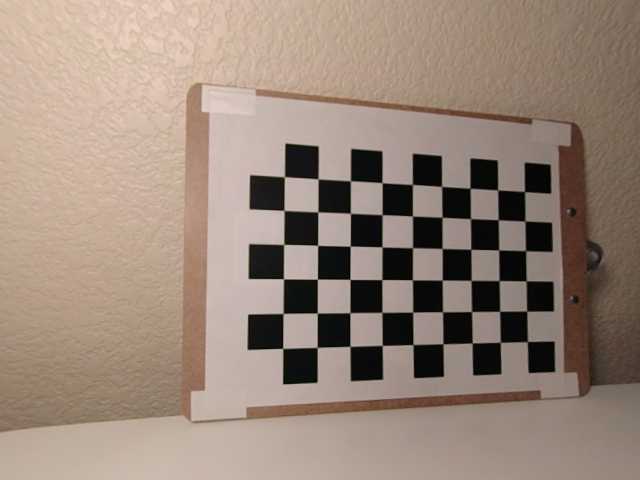
#> input picture Hesham/Calibration_Depth/output/task_2/0_undistort_left_images_0.png, 640 x 480 px; its folder holds 2 pictures in this run
$ jupyter execute --allow-errors Untitled.ipynb   (older library calls are emulated)
#> lines starting #> are read from the running program, lines starting #| are printed output that depends on the picture
### Hesham/Calibration_Depth/Code/Task1/features.py
import cv2
import numpy as np


def findAndDescribeFeatures(image, opt="ORB"):
    """find and describe features of @image,
        if opt='SURF', SURF algorithm is used.
        if opt='SIFT', SIFT algorithm is used.
        if opt='ORB', ORB algorithm is used.
        @Return keypoints and features of img"""
    # Getting gray image
    grayImage = cv2.cvtColor(image, cv2.COLOR_BGR2GRAY)

    if opt == "SURF":
        md = cv2.xfeatures2d.SURF_create()
    if opt == "ORB":
        md = cv2.ORB_create(nfeatures=3000)
    if opt == "SIFT":
        md = cv2.xfeatures2d.SIFT_create()
    # Find interest points and Computing features.
    keypoints, features = md.detectAndCompute(grayImage, None)
    # Converting keypoints to numbers.
    # keypoints = np.float32(keypoints)
    features = np.float32(features)
    return keypoints, features


def matchFeatures(featuresA, featuresB, ratio=0.75, opt="FB"):
    """matching features beetween 2 @features.
         If opt='FB', FlannBased algorithm is used.
         If opt='BF', BruteForce algorithm is used.
         @ratio is the Lowe's ratio test.
         @return matches"""
    if opt == "BF":
        featureMatcher = cv2.DescriptorMatcher_create("BruteForce")
    if opt == "FB":
        # featureMatcher = cv2.DescriptorMatcher_create("FlannBased")
        FLANN_INDEX_KDTREE = 0
        index_params = dict(algorithm=FLANN_INDEX_KDTREE, trees=5)
        search_params = dict(checks=50)
        featureMatcher = cv2.FlannBasedMatcher(index_params, search_params)

    # performs k-NN matching between the two feature vector sets using k=2
    # (indicating the top two matches for each feature vector are returned).
    matches = featureMatcher.knnMatch(featuresA, featuresB, k=2)

    # store all the good matches as per Lowe's ratio test.
    good = []
    for m, n in matches:
        if m.distance < ratio * n.distance:
            good.append(m)
    if len(good) > 4:
        return good
    raise Exception("Not enought matches")


def generateHomography(src_img, dst_img, ransacRep=5.0):
    """@Return Homography matrix, @param src_img is the image which is warped by homography,
        @param dst_img is the image which is choosing as pivot, @param ratio is the David Lowe’s ratio,
        @param ransacRep is the maximum pixel “wiggle room” allowed by the RANSAC algorithm
        """

    src_kp, src_features = findAndDescribeFeatures(src_img)
    dst_kp, dst_features = findAndDescribeFeatures(dst_img)

    good = matchFeatures(src_features, dst_features)

    src_points = np.float32([src_kp[m.queryIdx].pt for m in good]).reshape(-1, 1, 2)
    dst_points = np.float32([dst_kp[m.trainIdx].pt for m in good]).reshape(-1, 1, 2)

    H, mask = cv2.findHomography(src_points, dst_points, cv2.RANSAC, ransacRep)
    matchesMask = mask.ravel().tolist()
    return H, matchesMask


def drawKeypoints(img, kp):
    img1 = img
    cv2.drawKeypoints(img, kp, img1, flags=cv2.DRAW_MATCHES_FLAGS_DRAW_RICH_KEYPOINTS)
    return img1


# [10 lines left out: function drawMatches, not called in this run]

### Hesham/Calibration_Depth/Code/Task1/stitch.py
import cv2
import numpy as np
import features


def blendingMask(height, width, barrier, smoothing_window, left_biased=True):
    assert barrier < width
    mask = np.zeros((height, width))

    offset = int(smoothing_window / 2)
    try:
        if left_biased:
            mask[:, barrier - offset : barrier + offset + 1] = np.tile(
                np.linspace(1, 0, 2 * offset + 1).T, (height, 1)
            )
            mask[:, : barrier - offset] = 1
        else:
            mask[:, barrier - offset : barrier + offset + 1] = np.tile(
                np.linspace(0, 1, 2 * offset + 1).T, (height, 1)
            )
            mask[:, barrier + offset :] = 1
    except BaseException:
        if left_biased:
            mask[:, barrier - offset : barrier + offset + 1] = np.tile(
                np.linspace(1, 0, 2 * offset).T, (height, 1)
            )
            mask[:, : barrier - offset] = 1
        else:
            mask[:, barrier - offset : barrier + offset + 1] = np.tile(
                np.linspace(0, 1, 2 * offset).T, (height, 1)
            )
            mask[:, barrier + offset :] = 1

    return cv2.merge([mask, mask, mask])


def panoramaBlending(dst_img_rz, src_img_warped, width_dst, side, showstep=False):
    """Given two aligned images @dst_img and @src_img_warped, and the @width_dst is width of dst_img
    before resize, that indicates where there is the discontinuity between the images,
    this function produce a smoothed transient in the overlapping.
    @smoothing_window is a parameter that determines the width of the transient
    left_biased is a flag that determines whether it is masked the left image,
    or the right one"""

    h, w, _ = dst_img_rz.shape
    smoothing_window = int(width_dst / 8)
    barrier = width_dst - int(smoothing_window / 2)
    mask1 = blendingMask(
        h, w, barrier, smoothing_window=smoothing_window, left_biased=True
    )
    mask2 = blendingMask(
        h, w, barrier, smoothing_window=smoothing_window, left_biased=False
    )

    if showstep:
        nonblend = src_img_warped + dst_img_rz
    else:
        nonblend = None
        leftside = None
        rightside = None

    if side == "left":
        dst_img_rz = cv2.flip(dst_img_rz, 1)
        src_img_warped = cv2.flip(src_img_warped, 1)
        dst_img_rz = dst_img_rz * mask1
        src_img_warped = src_img_warped * mask2
        pano = src_img_warped + dst_img_rz
        pano = cv2.flip(pano, 1)
        if showstep:
            leftside = cv2.flip(src_img_warped, 1)
            rightside = cv2.flip(dst_img_rz, 1)
    else:
        dst_img_rz = dst_img_rz * mask1
        src_img_warped = src_img_warped * mask2
        pano = src_img_warped + dst_img_rz
        if showstep:
            leftside = dst_img_rz
            rightside = src_img_warped

    return pano, nonblend, leftside, rightside


def warpTwoImages(src_img, dst_img, showstep=False):

    # generate Homography matrix
    H, _ = features.generateHomography(src_img, dst_img)

    # get height and width of two images
    height_src, width_src = src_img.shape[:2]
    height_dst, width_dst = dst_img.shape[:2]

    # extract conners of two images: top-left, bottom-left, bottom-right, top-right
    pts1 = np.float32(
        [[0, 0], [0, height_src], [width_src, height_src], [width_src, 0]]
    ).reshape(-1, 1, 2)
    pts2 = np.float32(
        [[0, 0], [0, height_dst], [width_dst, height_dst], [width_dst, 0]]
    ).reshape(-1, 1, 2)

    try:
        # aply homography to conners of src_img
        pts1_ = cv2.perspectiveTransform(pts1, H)
        pts = np.concatenate((pts1_, pts2), axis=0)

        # find max min of x,y coordinate
        [xmin, ymin] = np.int64(pts.min(axis=0).ravel() - 0.5)
        [_, ymax] = np.int64(pts.max(axis=0).ravel() + 0.5)
        t = [-xmin, -ymin]

        # top left point of image which apply homography matrix, which has x coordinate < 0, has side=left
        # otherwise side=right
        # source image is merged to the left side or right side of destination image
        if pts[0][0][0] < 0:
            side = "left"
            width_pano = width_dst + t[0]
        else:
            width_pano = int(pts1_[3][0][0])
            side = "right"
        height_pano = ymax - ymin

        # Translation
        # https://stackoverflow.com/a/20355545
        Ht = np.array([[1, 0, t[0]], [0, 1, t[1]], [0, 0, 1]])
        src_img_warped = cv2.warpPerspective(
            src_img, Ht.dot(H), (width_pano, height_pano)
        )
        # generating size of dst_img_rz which has the same size as src_img_warped
        dst_img_rz = np.zeros((height_pano, width_pano, 3))
        if side == "left":
            dst_img_rz[t[1] : height_src + t[1], t[0] : width_dst + t[0]] = dst_img
        else:
            dst_img_rz[t[1] : height_src + t[1], :width_dst] = dst_img

        # blending panorama
        pano, nonblend, leftside, rightside = panoramaBlending(
            dst_img_rz, src_img_warped, width_dst, side, showstep=showstep
        )

        # croping black region
        pano = crop(pano, height_dst, pts)
        return pano, nonblend, leftside, rightside
    except BaseException:
        raise Exception("Please try again with another image set!")


# [30 lines left out: function multiStitching, not called in this run]


def crop(panorama, h_dst, conners):
    """crop panorama based on destination.
    @param panorama is the panorama
    @param h_dst is the hight of destination image
    @param conner is the tuple which containing 4 conners of warped image and
    4 conners of destination image"""
    # find max min of x,y coordinate
    [xmin, ymin] = np.int32(conners.min(axis=0).ravel() - 0.5)
    t = [-xmin, -ymin]
    conners = conners.astype(int)

    # conners[0][0][0] is the X coordinate of top-left point of warped image
    # If it has value<0, warp image is merged to the left side of destination image
    # otherwise is merged to the right side of destination image
    if conners[0][0][0] < 0:
        n = abs(-conners[1][0][0] + conners[0][0][0])
        panorama = panorama[t[1] : h_dst + t[1], n:, :]
    else:
        if conners[2][0][0] < conners[3][0][0]:
            panorama = panorama[t[1] : h_dst + t[1], 0 : conners[2][0][0], :]
        else:
            panorama = panorama[t[1] : h_dst + t[1], 0 : conners[3][0][0], :]
    return panorama

### Hesham/Calibration_Depth/Code/Task1/Untitled.ipynb
[cell 1]
import os
import glob
import cv2
import numpy as np
import matplotlib.pyplot as plt

def load(left_right):

    # Step (1): Load the images
    img = cv2.imread("../../images/task_1/"+left_right+"_2.png")

    criteria = (cv2.TERM_CRITERIA_EPS + cv2.TERM_CRITERIA_MAX_ITER, 30, 0.001)

    object_points=[] # world frame points
    image_points=[]  # image in pixels points

    obpoints = np.zeros((6*9,3), np.float32)
    obpoints[:,:2] = np.mgrid[0:9,0:6].T.reshape(-1,2)

    gray = cv2.cvtColor(img, cv2.COLOR_BGR2GRAY)

    # Step (2): Extract 3D-to-2D point correspondences
    ret, corners = cv2.findChessboardCorners(gray, (9,6),None)

    if ret == True :
        mod_corners = cv2.cornerSubPix(gray,corners,(11, 11),(-1,-1),criteria)

        object_points.append(obpoints)
        image_points.append(mod_corners)

        cv2.drawChessboardCorners(img, (9,6), corners,ret)

    # Step (3): Calculate camera parameters

    ret, mtx, dist, Rvecs, Tvecs = cv2.calibrateCamera(object_points, image_points, gray.shape[::-1],None,None)
    h,  w = img.shape[:2]
    newcameramtx, roi=cv2.getOptimalNewCameraMatrix(mtx,dist,(w,h),1,(w,h))

    # Undistort
    dst = cv2.undistort(img, mtx, dist, None, mtx)

    # Crop
    path = "../../output/task_1/"
    cv2.imwrite(path+'calibresult.png',dst)

    # Step (4): Check the calibration results

    mapx,mapy = cv2.initUndistortRectifyMap(mtx,dist,None,mtx,(w,h),5)
    dst = cv2.remap(img,mapx,mapy,cv2.INTER_LINEAR)

    # Step (5): Save the parameters to a file
    parameter_path = "../../parameters"
    cv2.imwrite(os.path.join(path,left_right+"_calibresult.png"), dst)
    camera_parameters = cv2.FileStorage(os.path.join(parameter_path,left_right+"_camera_parameters.xml"),
                                        cv2.FILE_STORAGE_WRITE)

    camera_parameters.write(left_right+"_intrinsic_parameters", mtx)
    camera_parameters.write(left_right+"_distortion_coefficients", dist)
    camera_parameters.release()
    plt.imshow(dst)
    plt.show()


#> (the rest of this cell did not finish here and is left out)

#> (a cell that did not finish here is left out)

[cell 3]
# Task 2: Stereo calibration and rectification

import matplotlib.pyplot as plt
import numpy as np
from mpl_toolkits import mplot3d

def extract(left_right):
    criteria = (cv2.TERM_CRITERIA_EPS + cv2.TERM_CRITERIA_MAX_ITER, 30, 0.001)
    # Step (1): Load the images
    images = [file for file in sorted(glob.glob("../../images/task_2/"+left_right+"_1.png"))]
    object_points=[]
    image_points=[]
    objp = np.zeros((6*9,3), np.float32)
    objp[:,:2] = np.mgrid[0:9,0:6].T.reshape(-1,2)
    for image in images:
        img = cv2.imread(image)
        gray = cv2.cvtColor(img, cv2.COLOR_BGR2GRAY)
        # Step (2): Extract 3D-to-2D point correspondences
        ret, corners = cv2.findChessboardCorners(gray, (9,6),None)
        if ret == True :
            mod_corners = cv2.cornerSubPix(gray,corners,(11, 11),(-1,-1),criteria)
            object_points.append(objp)
            image_points.append(mod_corners)
            img = cv2.drawChessboardCorners(img, (9,6), corners,ret)
    return gray.shape[::-1], object_points, image_points

def stereo_calibrate():

    stereocalib_criteria = (cv2.TERM_CRITERIA_MAX_ITER + cv2.TERM_CRITERIA_EPS, 100, 1e-5)

    left_camera_parameters = cv2.FileStorage("../../parameters/left_camera_parameters.xml", cv2.FILE_STORAGE_READ)
    temp_left_intrinsic_parameters = left_camera_parameters.getNode("left_intrinsic_parameters").mat()
    temp_left_distortion_coefficients = left_camera_parameters.getNode("left_distortion_coefficients").mat()
    left_camera_parameters.release()

    right_camera_parameters = cv2.FileStorage("../../parameters/right_camera_parameters.xml", cv2.FILE_STORAGE_READ)
    temp_right_intrinsic_parameters = right_camera_parameters.getNode("right_intrinsic_parameters").mat()
    temp_right_distortion_coefficients = right_camera_parameters.getNode("right_distortion_coefficients").mat()
    right_camera_parameters.release()

    image_size, object_points, left_image_points = extract("left")
    _, _, right_image_points = extract("right")

    # Step (3): Calibrate the stereo camera
    ret, left_intrinsic_parameters, left_distortion_coefficients, right_intrinsic_parameters, right_distortion_coefficients, R, T, E, F = cv2.stereoCalibrate(
        object_points, left_image_points, right_image_points, temp_left_intrinsic_parameters,
        temp_left_distortion_coefficients, temp_right_intrinsic_parameters,
        temp_right_distortion_coefficients, image_size, criteria=stereocalib_criteria)

    parameter_path = "../../parameters"
    stereo_parameters = cv2.FileStorage(os.path.join(parameter_path,"stereo_parameters.xml"), cv2.FILE_STORAGE_WRITE)
    stereo_parameters.write("left_intrinsic_parameters", left_intrinsic_parameters)
    stereo_parameters.write("left_distortion_coefficients", left_distortion_coefficients)
    stereo_parameters.write("right_intrinsic_parameters", right_intrinsic_parameters)
    stereo_parameters.write("right_distortion_coefficients", right_distortion_coefficients)
    stereo_parameters.write("R", R)
    stereo_parameters.write("T", T)
    stereo_parameters.write("E", E)
    stereo_parameters.write("F", F)
    stereo_parameters.release()\

    # Inverted pyramid:
    f = 2
    tan_x = 1
    tan_y = 1
    R_prime = np.identity(3)
    t_prime = np.zeros((3, 1))
    cam_center_local_left = np.asarray([
       [0, 0, 0],      [tan_x, tan_y, 2],
       [tan_x, -tan_y, 2],     [0, 0, 0],      [tan_x, -tan_y, 2],
       [-tan_x, -tan_y, 2],    [0, 0, 0],      [-tan_x, -tan_y, 2],
       [-tan_x, tan_y, 2],     [0, 0, 0],      [-tan_x, tan_y, 2],
       [tan_x, tan_y, 2],      [0, 0, 0]
       ]).T
    cam_center_local_right = np.asarray([
       [1.5, 0, 0],      [tan_x+1.5, tan_y+1.5, 2],
       [tan_x+1.5, -tan_y+1.5, 2],     [1.5, 0, 0],      [tan_x+1.5, -tan_y+1.5, 2],
       [-tan_x+1.5, -tan_y+1.5, 2],    [1.5, 0, 0],      [-tan_x+1.5, -tan_y+1.5, 2],
       [-tan_x+1.5, tan_y+1.5, 2],     [1.5, 0, 0],      [-tan_x+1.5, tan_y+1.5, 2],
       [tan_x+1.5, tan_y+1.5, 2],      [1.5, 0, 0]
       ]).T
    cam_center_local_left *= f
    cam_center_local_right *= f
    cam_center_left = np.matmul(R_prime, cam_center_local_left) + t_prime
    cam_center_right = np.matmul(R_prime, cam_center_local_right) + t_prime

    undistorted_left_image_points = cv2.undistortPoints(np.reshape(left_image_points, (54, 1, 2)),
                                                  left_intrinsic_parameters, left_distortion_coefficients)

    undistorted_right_image_points = cv2.undistortPoints(np.reshape(right_image_points, (54, 1, 2)),
                                                   right_intrinsic_parameters, right_distortion_coefficients)

    normalized_undistorted_left = np.transpose(np.reshape((undistorted_left_image_points), (54, 2)))
    normalized_undistorted_right = np.transpose(np.reshape((undistorted_right_image_points), (54, 2)))
    P_0 = np.concatenate((np.identity(3),  np.zeros((3, 1))), axis=1)
    P_1 = np.concatenate((R, T), axis=1)

    # Step (4): Check Calibration results

    points_4d = cv2.triangulatePoints(P_0, P_1, normalized_undistorted_left, normalized_undistorted_right)
    points_3d=np.divide(points_4d[:3],points_4d[3])
    fig = plt.figure()
    ax = plt.axes(projection="3d")
    x_line = points_3d[0]
    y_line = points_3d[1]
    z_line = points_3d[2]
    ax.scatter(x_line, y_line, z_line, c=y_line, cmap='jet')
    ax.plot(cam_center_left[0, :], cam_center_left[1, :], cam_center_left[2, :],
                   color='k', linewidth=2)
    ax.plot(cam_center_right[0, :], cam_center_right[1, :], cam_center_right[2, :],
                   color='k', linewidth=2)
    ax.view_init(25,-80)
    ax.set_xlim(-10, 12)
    ax.set_ylim(-10, 12)
    ax.set_zlim(-10, 12)
    ax.set_xlabel('X axis')
    ax.set_ylabel('Y axis')
    ax.set_zlabel('Z axis')
    plt.show()
    path = "../../output/task_2"
    fig.savefig(os.path.join(path,'plot.png'))

    # Step (5): Rectify the stereo camera
    R1, R2, P1, P2, Q, roi1, roi2 = cv2.stereoRectify(left_intrinsic_parameters,
                                                      left_distortion_coefficients, right_intrinsic_parameters,
                                                      right_distortion_coefficients, image_size, R, T)
    parameter_path = "../../parameters"
    stereo_rectified_parameters = cv2.FileStorage(os.path.join(parameter_path,"stereo_rectified_parameters.xml"), cv2.FILE_STORAGE_WRITE)
    stereo_rectified_parameters.write("R1", R1)
    stereo_rectified_parameters.write("R2", R2)
    stereo_rectified_parameters.write("P1", P1)
    stereo_rectified_parameters.write("P2", P2)
    stereo_rectified_parameters.write("Q", Q)
    stereo_rectified_parameters.write("roi1", roi1)
    stereo_rectified_parameters.write("roi2", roi2)
    stereo_rectified_parameters.release()

    # Step (6): Check the rectification results
    map_left_1, map_left_2  = cv2.initUndistortRectifyMap(
        left_intrinsic_parameters,left_distortion_coefficients, R1, P1, image_size, cv2.CV_32FC1)
    map_right_1, map_right_2 = cv2.initUndistortRectifyMap(
        right_intrinsic_parameters, right_distortion_coefficients, R2, P2, image_size, cv2.CV_32FC1)
    distort_left_images_0 = cv2.imread("../../images/task_2/left_0.png")
    distort_right_images_1 = cv2.imread("../../images/task_2/right_1.png")
    cv2.imwrite(os.path.join(path,'distort_left_images_0.png'), distort_left_images_0)
    cv2.imwrite(os.path.join(path,'distort_right_images_1.png'), distort_right_images_1)
    undistort_left_images_0 = cv2.undistort(distort_left_images_0, left_intrinsic_parameters,
                                            left_distortion_coefficients)
    undistort_right_images_1 = cv2.undistort(distort_right_images_1, right_intrinsic_parameters,
                                            right_distortion_coefficients)
    cv2.imwrite(os.path.join(path,'undistort_left_images_0.png'), undistort_left_images_0)
    cv2.imwrite(os.path.join(path,'undistort_right_images_1.png'), undistort_right_images_1)
    rectified_left_images_0 = cv2.remap(distort_left_images_0, map_left_1, map_left_2, cv2.INTER_LINEAR)
    rectified_right_images_1 = cv2.remap(distort_right_images_1, map_right_1, map_right_2, cv2.INTER_LINEAR)
    cv2.imwrite(os.path.join(path,'rectified_left_images_0.png'), rectified_left_images_0)
    cv2.imwrite(os.path.join(path,'rectified_right_images_1.png'), rectified_right_images_1)
#> (the rest of this cell did not finish here and is left out)

[cell 4]
import cv2
import numpy as np
import matplotlib.pyplot as plt
import matplotlib.image as mpimg
import stitch
import features

def convertResult(img):
    '''Because of your images which were loaded by opencv,
    in order to display the correct output with matplotlib,
    you need to reduce the range of your floating point image from [0,255] to [0,1]
    and converting the image from BGR to RGB:'''

    img = np.array(img,dtype=float)/float(255)
    img = img[:,:,::-1]

    return img

#load images
left_img = cv2.imread("../../output/task_2/"+"0_undistort_left_images_0.png")
#> left_img is the input picture: shape (480, 640, 3); mean B, G, R 122, 135, 153
right_img = cv2.imread("../../output/task_2/"+"1_undistort_right_images_1.png")
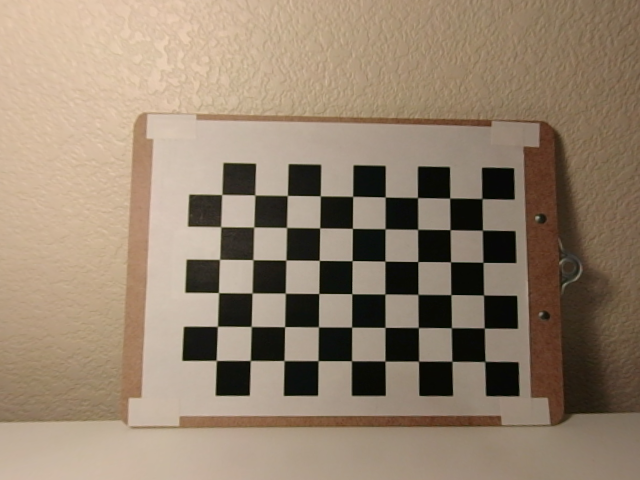
#> input picture Hesham/Calibration_Depth/output/task_2/1_undistort_right_images_1.png, 640 x 480 px
#> right_img is the input picture: shape (480, 640, 3); mean B, G, R 110.9, 130.9, 149

#extract keypoints and descriptors using sift
k0,f0=features.findAndDescribeFeatures(left_img,opt='SIFT')
#> in findAndDescribeFeatures, `grayImage = cv2.cvtColor(image, cv2.COLOR_BGR2GRAY)`:
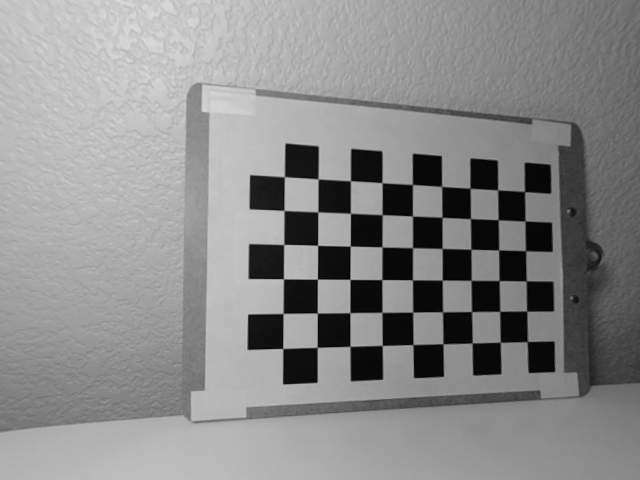
#> grayImage: shape (480, 640); min 2, max 221, mean 138.9
#> in findAndDescribeFeatures, `keypoints, features = md.detectAndCompute(grayImage, None)`: keypoints = 337 keypoints; strongest (x, y, size): (263, 332, 23.1), (266, 193, 22.6), (302, 160, 22), (300, 367, 22.4)
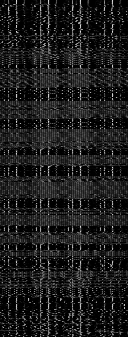
#> f0: shape (337, 128) float32; min 0, max 221, mean 28.7
#> k0 has the same summary as keypoints in findAndDescribeFeatures
k1,f1=features.findAndDescribeFeatures(right_img,opt='SIFT')
#> call 2 of findAndDescribeFeatures, with opt = 'SIFT'
#> in findAndDescribeFeatures (call 2), `grayImage = cv2.cvtColor(image, cv2.COLOR_BGR2GRAY)`:
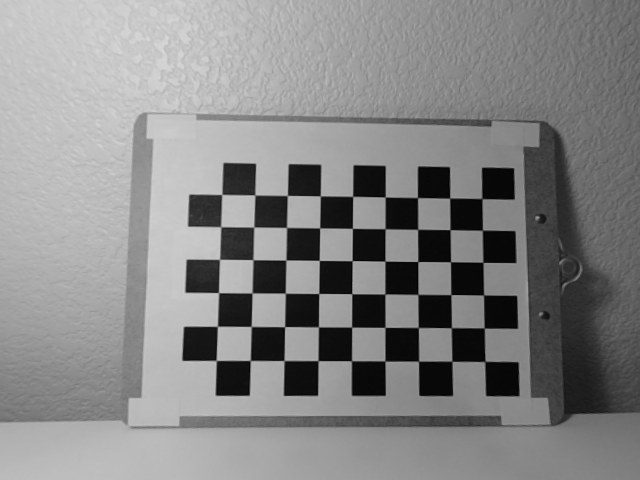
#> grayImage: shape (480, 640); min 3, max 217, mean 134
#> in findAndDescribeFeatures (call 2), `keypoints, features = md.detectAndCompute(grayImage, None)`: keypoints = 398 keypoints; strongest (x, y, size): (233, 379, 22.2), (201, 276, 21.8), (304, 178, 21.1), (239, 177, 21.3)
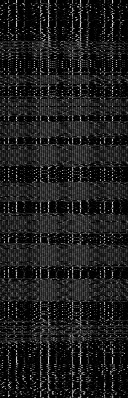
#> f1: shape (398, 128) float32; min 0, max 220, mean 28.9
#> k1 has the same summary as keypoints in findAndDescribeFeatures

#draw keypoints
img0_kp=features.drawKeypoints(left_img.copy(),k0)
#> (the rest of the program and of its run is left out)
